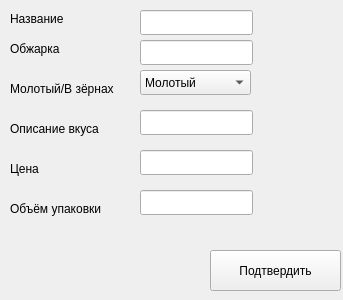
<?xml version="1.0" encoding="UTF-8"?>
<ui version="4.0">
 <class>Form</class>
 <widget class="QWidget" name="Form">
  <property name="geometry">
   <rect>
    <x>0</x>
    <y>0</y>
    <width>343</width>
    <height>300</height>
   </rect>
  </property>
  <property name="windowTitle">
   <string>Form</string>
  </property>
  <widget class="QLabel" name="label">
   <property name="geometry">
    <rect>
     <x>10</x>
     <y>10</y>
     <width>71</width>
     <height>17</height>
    </rect>
   </property>
   <property name="text">
    <string>Название</string>
   </property>
  </widget>
  <widget class="QLabel" name="label_2">
   <property name="geometry">
    <rect>
     <x>10</x>
     <y>40</y>
     <width>54</width>
     <height>17</height>
    </rect>
   </property>
   <property name="text">
    <string>Обжарка</string>
   </property>
  </widget>
  <widget class="QLabel" name="label_3">
   <property name="geometry">
    <rect>
     <x>10</x>
     <y>80</y>
     <width>121</width>
     <height>17</height>
    </rect>
   </property>
   <property name="text">
    <string>Молотый/В зёрнах</string>
   </property>
  </widget>
  <widget class="QLabel" name="label_4">
   <property name="geometry">
    <rect>
     <x>10</x>
     <y>120</y>
     <width>101</width>
     <height>17</height>
    </rect>
   </property>
   <property name="text">
    <string>Описание вкуса</string>
   </property>
  </widget>
  <widget class="QLabel" name="label_5">
   <property name="geometry">
    <rect>
     <x>10</x>
     <y>160</y>
     <width>54</width>
     <height>17</height>
    </rect>
   </property>
   <property name="text">
    <string>Цена</string>
   </property>
  </widget>
  <widget class="QLabel" name="label_6">
   <property name="geometry">
    <rect>
     <x>10</x>
     <y>200</y>
     <width>101</width>
     <height>17</height>
    </rect>
   </property>
   <property name="text">
    <string>Объём упаковки</string>
   </property>
  </widget>
  <widget class="QLineEdit" name="nameEdit">
   <property name="geometry">
    <rect>
     <x>140</x>
     <y>10</y>
     <width>113</width>
     <height>25</height>
    </rect>
   </property>
  </widget>
  <widget class="QLineEdit" name="roastingEdit">
   <property name="geometry">
    <rect>
     <x>140</x>
     <y>40</y>
     <width>113</width>
     <height>25</height>
    </rect>
   </property>
  </widget>
  <widget class="QComboBox" name="beansEdit">
   <property name="geometry">
    <rect>
     <x>140</x>
     <y>70</y>
     <width>111</width>
     <height>25</height>
    </rect>
   </property>
   <item>
    <property name="text">
     <string>Молотый</string>
    </property>
   </item>
   <item>
    <property name="text">
     <string>В зёрнах</string>
    </property>
   </item>
  </widget>
  <widget class="QLineEdit" name="descEdit">
   <property name="geometry">
    <rect>
     <x>140</x>
     <y>110</y>
     <width>113</width>
     <height>25</height>
    </rect>
   </property>
  </widget>
  <widget class="QLineEdit" name="priceEdit">
   <property name="geometry">
    <rect>
     <x>140</x>
     <y>150</y>
     <width>113</width>
     <height>25</height>
    </rect>
   </property>
  </widget>
  <widget class="QLineEdit" name="volumeEdit">
   <property name="geometry">
    <rect>
     <x>140</x>
     <y>190</y>
     <width>113</width>
     <height>25</height>
    </rect>
   </property>
  </widget>
  <widget class="QPushButton" name="commitButton">
   <property name="geometry">
    <rect>
     <x>210</x>
     <y>250</y>
     <width>131</width>
     <height>41</height>
    </rect>
   </property>
   <property name="text">
    <string>Подтвердить</string>
   </property>
  </widget>
 </widget>
 <resources/>
 <connections/>
</ui>
